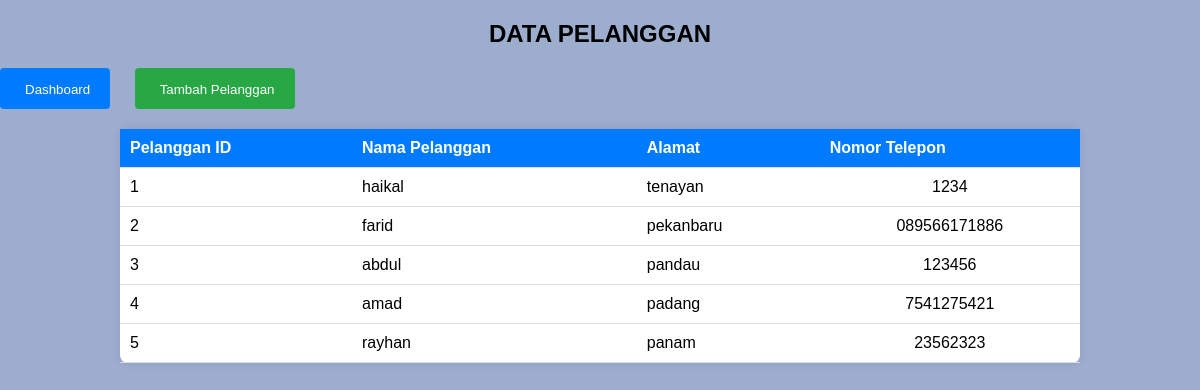
/kasir/pelanggan.php, run on the app's committed database.
### tables this page shows
CREATE TABLE `pelanggan` (
  `PelangganID` int(11) NOT NULL,
  `NamaPelanggan` varchar(255) NOT NULL,
  `Alamat` text NOT NULL,
  `NomorTelepon` varchar(15) NOT NULL
);

### kasir/pelanggan.php (the view, shortened to what this page needs)
<!DOCTYPE html>
<html lang="en">
<head>
</head>
<body>
<h2>DATA PELANGGAN</h2>
<button onclick="location.href='dashboard.php'"><i class="fas fa-arrow-left"></i>Dashboard</button>
<button class="tambah-produk" onclick="location.href='tambah_pelanggan.php'"><i class="fas fa-plus"></i>Tambah Pelanggan</button>
<table>
    <tr>
        <th>Pelanggan ID</th>
        <th>Nama Pelanggan</th>
        <th>Alamat</th>
        <th>Nomor Telepon</th>
    </tr>
    <?php
    $servername = "localhost";
    $username = "root";
    $password = "";
    $dbname = "kasir";
    $conn = new mysqli($servername, $username, $password, $dbname);
    $sql = "SELECT PelangganID, NamaPelanggan, Alamat, NomorTelepon FROM pelanggan";
    $result = $conn->query($sql);
    if ($result->num_rows > 0) {
        while($row = $result->fetch_assoc()) {
            echo "<tr><td>".$row["PelangganID"]."</td><td>".$row["NamaPelanggan"]."</td><td>".$row["Alamat"]."</td><td>".$row["NomorTelepon"]."</td></tr>";
        }
    } else {
        echo "0 hasil";
    }
    ?>
</table>
</body>
</html>

### kasir/pelanggan.php (style rules this page uses)
body { font-family: Arial, sans-serif; margin: 0; padding: 0; background-color: #9cadce; }
h2 { text-align: center; margin-bottom: 20px; }
button { padding: 10px 20px; background-color: #007bff; color: #fff; border: none; border-radius: 4px; cursor: pointer; text-decoration: none; margin-bottom: 20px; }
.tambah-produk { background-color: #28a745; margin-left: 20px; }
table { width: 80%; margin: 0 auto; border-collapse: collapse; background-color: #fff; border-radius: 8px; box-shadow: 0 0 10px rgba(0, 0, 0, 0.1); }
th, td { padding: 10px; text-align: left; border-bottom: 1px solid #ddd; }
th { background-color: #007bff; color: #fff; }
td:last-child { text-align: center; }

### data on the page
pelanggan: PelangganID "1", NamaPelanggan "haikal", Alamat "tenayan", NomorTelepon "1234"
pelanggan: PelangganID "2", NamaPelanggan "farid", Alamat "pekanbaru", NomorTelepon "089566171886"
pelanggan: PelangganID "3", NamaPelanggan "abdul", Alamat "pandau", NomorTelepon "123456"
pelanggan: PelangganID "4", NamaPelanggan "amad", Alamat "padang", NomorTelepon "7541275421"
pelanggan: PelangganID "5", NamaPelanggan "rayhan", Alamat "panam", NomorTelepon "23562323"
